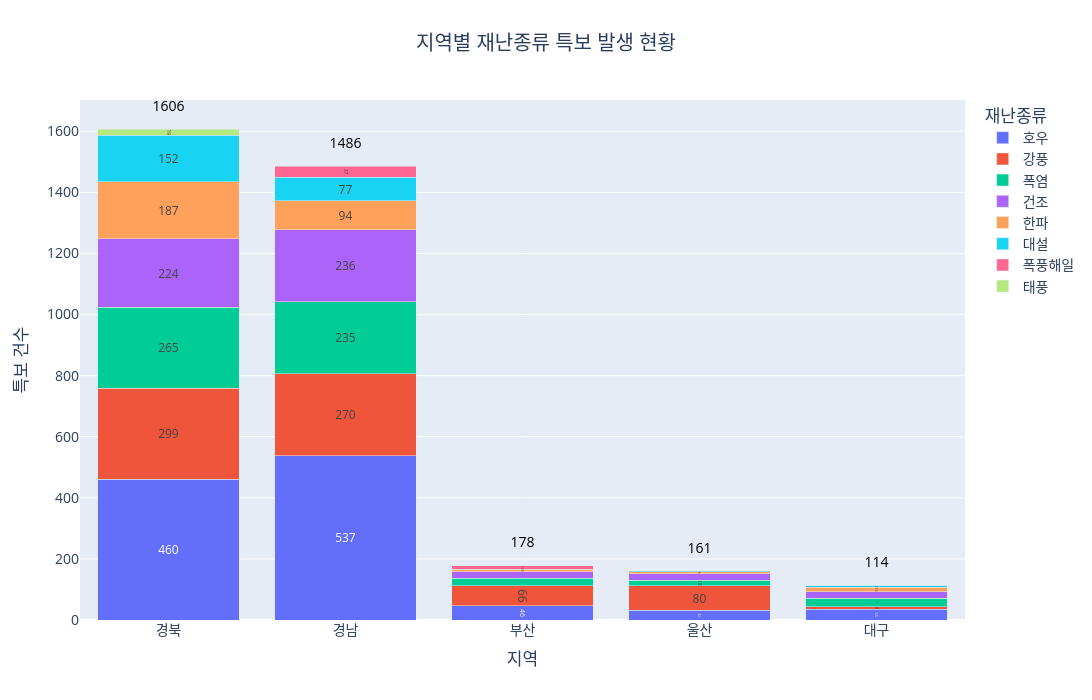

Write notebook code for a chart like this one.
### Markdown cell above
#### 지역별 발생 건수

### Code cell
# -----------------------------------
# 0. 원본 데이터 보존
# -----------------------------------

# df 원본을 그대로 두고, 시각화 전용 복사본을 만듦
# copy() : 데이터프레임을 복사해서 원본이 안 바뀌게 함
plot_df = df.copy()


# -----------------------------------
# 1. 시각화에 필요한 행만 남기기
# -----------------------------------

# "지역", "재난종류" 값이 둘 다 있는 행만 남김
# notna() : 비어있지 않은 값인지 확인
# 조건을 만족하는 행만 골라서 새로운 데이터프레임으로 만듦
plot_df = plot_df[
    plot_df["지역"].notna() &
    plot_df["재난종류"].notna()
].copy()

# "지역" 컬럼을 문자열로 바꾸고 앞뒤 공백 제거
# astype(str) : 문자열 형태로 변환
# str.strip() : 앞뒤 띄어쓰기 제거
plot_df["지역"] = plot_df["지역"].astype(str).str.strip()

# "재난종류" 컬럼도 문자열로 바꾸고 앞뒤 공백 제거
plot_df["재난종류"] = plot_df["재난종류"].astype(str).str.strip()


# -----------------------------------
# 2. 지역 + 재난종류별 특보 건수 세기
# -----------------------------------

# groupby() : 같은 값끼리 묶어주는 기능
# 여기서는 "지역"과 "재난종류"가 같은 것끼리 묶음
#
# size() : 묶인 각 그룹의 행 개수 세기
#
# reset_index(name="특보건수")
# : 결과를 다시 표 형태로 바꾸고, 개수 컬럼 이름을 "특보건수"로 지정
region_disaster_count = (
    plot_df.groupby(["지역", "재난종류"])
    .size()
    .reset_index(name="특보건수")
)


# -----------------------------------
# 3. 지역별 총 특보 건수 구하기
# -----------------------------------

# 지역별로만 묶어서 전체 특보 개수를 셈
# sort_values() : 값을 기준으로 정렬
# ascending=False : 큰 값부터 내림차순 정렬
region_total = (
    plot_df.groupby("지역")
    .size()
    .reset_index(name="총특보건수")
    .sort_values("총특보건수", ascending=False)
)


# -----------------------------------
# 4. 그래프에 사용할 지역 순서 정하기
# -----------------------------------

# 정렬된 region_total에서 "지역" 값만 리스트로 뽑음
# tolist() : 시리즈 값을 리스트로 변환
# 이렇게 하면 총합이 큰 지역부터 막대가 나오게 됨
region_order = region_total["지역"].tolist()


# -----------------------------------
# 5. 재난종류 순서 정하기
# -----------------------------------

# 재난종류별 발생 건수를 세고,
# 많이 나온 재난종류부터 정렬한 뒤,
# 그 이름만 리스트로 저장
disaster_order = (
    plot_df.groupby("재난종류")
    .size()
    .sort_values(ascending=False)
    .index
    .tolist()
)


# -----------------------------------
# 6. 막대 위에 총합 숫자를 표시할 위치 계산
# -----------------------------------

# 지역 총합 중 가장 큰 값 찾기
# max() : 최댓값 구하기
y_max = region_total["총특보건수"].max()

# 막대 위 숫자가 막대에 너무 붙지 않도록 약간 위로 띄울 값
# max(2, y_max * 0.03) :
# 최소 2만큼은 띄우고,
# 데이터가 크면 최대값의 3%만큼 띄움
offset = max(2, y_max * 0.03)

# 총합 숫자를 어디 높이에 표시할지 계산
region_total["표시위치"] = region_total["총특보건수"] + offset


# -----------------------------------
# 7. 누적 막대그래프 만들기
# -----------------------------------

# px.bar() : 막대그래프를 그리는 함수
fig = px.bar(
    region_disaster_count,   # 그래프에 사용할 데이터
    x="지역",                # x축: 지역
    y="특보건수",            # y축: 특보 건수
    color="재난종류",        # 색상 구분: 재난종류
    text="특보건수",         # 막대 안에 표시할 글자
    barmode="stack",         # 누적 막대 형태로 표시
    category_orders={        # 축과 범례 순서를 직접 지정
        "지역": region_order,
        "재난종류": disaster_order
    },
    title="지역별 재난종류 특보 발생 현황"   # 그래프 제목
)


# -----------------------------------
# 8. 막대 안 숫자 / 마우스 올렸을 때 정보 꾸미기
# -----------------------------------

# update_traces() : 그래프의 막대 모양, 글자, 마우스 설명 등을 수정
fig.update_traces(
    texttemplate="%{text}",   # text 값 그대로 표시
    textposition="inside",    # 숫자를 막대 안쪽에 표시
    textfont_size=12,         # 막대 안 숫자 크기
    insidetextanchor="middle",# 막대 안 가운데 정렬
    hovertemplate="<b>%{x}</b><br>재난종류: %{fullData.name}<br>특보건수: %{y}건<extra></extra>"
    # hovertemplate : 마우스를 올렸을 때 보이는 설명 형식 지정
)


# -----------------------------------
# 9. 막대 위에 지역별 총합 숫자 추가
# -----------------------------------

# add_scatter() : 점 그래프를 추가하는 함수
# 여기서는 점 대신 "글자(text)"만 추가해서 총합 숫자를 표시함
fig.add_scatter(
    x=region_total["지역"],          # x축 위치: 각 지역
    y=region_total["표시위치"],      # y축 위치: 막대보다 조금 위
    text=region_total["총특보건수"], # 표시할 글자: 총합 숫자
    mode="text",                    # 점이 아니라 글자만 표시
    textposition="top center",      # 글자 위치: 위쪽 가운데
    textfont=dict(size=14, color="black"),  # 글자 크기와 색
    showlegend=False,               # 범례에 이 항목은 표시하지 않음
    hoverinfo="skip"                # 마우스 올렸을 때 설명 생략
)


# -----------------------------------
# 10. 그래프 전체 레이아웃 꾸미기
# -----------------------------------

# update_layout() : 그래프 전체 크기, 제목, 축 이름, 범례 등을 설정
fig.update_layout(
    width=1100,                     # 그래프 가로 길이
    height=700,                     # 그래프 세로 길이
    title_x=0.5,                    # 제목 가운데 정렬
    xaxis_title="지역",             # x축 제목
    yaxis_title="특보 건수",        # y축 제목
    legend_title="재난종류",        # 범례 제목
    bargap=0.2,                     # 막대 사이 간격
    font=dict(size=14),             # 전체 글자 크기

    # y축 범위를 직접 지정
    # 막대 위 총합 숫자까지 잘 보이도록 위쪽 여유를 더 줌
    yaxis=dict(range=[0, region_total["표시위치"].max() + offset])
)


# -----------------------------------
# 11. 그래프 출력
# -----------------------------------

# show() : 완성된 그래프를 화면에 보여줌
fig.show()

### Figure 1 — Plotly figure (JSON) as saved in the notebook; plotly's stock layout.template omitted (floating-point values rounded to 4 significant figures)
{"data": [{"hovertemplate": "<b>%{x}</b><br>재난종류: %{fullData.name}<br>특보건수: %{y}건<extra></extra>", "insidetextanchor": "middle", "legendgroup": "호우", "marker": {"color": "#636efa", "pattern": {"shape": ""}}, "name": "호우", "orientation": "v", "showlegend": true, "text": [537.0, 460.0, 35.0, 46.0, 32.0], "textfont": {"size": 12}, "textposition": "inside", "texttemplate": "%{text}", "type": "bar", "x": ["경남", "경북", "대구", "부산", "울산"], "xaxis": "x", "y": [537, 460, 35, 46, 32], "yaxis": "y"}, {"hovertemplate": "<b>%{x}</b><br>재난종류: %{fullData.name}<br>특보건수: %{y}건<extra></extra>", "insidetextanchor": "middle", "legendgroup": "강풍", "marker": {"color": "#EF553B", "pattern": {"shape": ""}}, "name": "강풍", "orientation": "v", "showlegend": true, "text": [270.0, 299.0, 9.0, 66.0, 80.0], "textfont": {"size": 12}, "textposition": "inside", "texttemplate": "%{text}", "type": "bar", "x": ["경남", "경북", "대구", "부산", "울산"], "xaxis": "x", "y": [270, 299, 9, 66, 80], "yaxis": "y"}, {"hovertemplate": "<b>%{x}</b><br>재난종류: %{fullData.name}<br>특보건수: %{y}건<extra></extra>", "insidetextanchor": "middle", "legendgroup": "폭염", "marker": {"color": "#00cc96", "pattern": {"shape": ""}}, "name": "폭염", "orientation": "v", "showlegend": true, "text": [235.0, 265.0, 27.0, 24.0, 18.0], "textfont": {"size": 12}, "textposition": "inside", "texttemplate": "%{text}", "type": "bar", "x": ["경남", "경북", "대구", "부산", "울산"], "xaxis": "x", "y": [235, 265, 27, 24, 18], "yaxis": "y"}, {"hovertemplate": "<b>%{x}</b><br>재난종류: %{fullData.name}<br>특보건수: %{y}건<extra></extra>", "insidetextanchor": "middle", "legendgroup": "건조", "marker": {"color": "#ab63fa", "pattern": {"shape": ""}}, "name": "건조", "orientation": "v", "showlegend": true, "text": [236.0, 224.0, 21.0, 22.0, 22.0], "textfont": {"size": 12}, "textposition": "inside", "texttemplate": "%{text}", "type": "bar", "x": ["경남", "경북", "대구", "부산", "울산"], "xaxis": "x", "y": [236, 224, 21, 22, 22], "yaxis": "y"}, {"hovertemplate": "<b>%{x}</b><br>재난종류: %{fullData.name}<br>특보건수: %{y}건<extra></extra>", "insidetextanchor": "middle", "legendgroup": "한파", "marker": {"color": "#FFA15A", "pattern": {"shape": ""}}, "name": "한파", "orientation": "v", "showlegend": true, "text": [94.0, 187.0, 15.0, 8.0, 6.0], "textfont": {"size": 12}, "textposition": "inside", "texttemplate": "%{text}", "type": "bar", "x": ["경남", "경북", "대구", "부산", "울산"], "xaxis": "x", "y": [94, 187, 15, 8, 6], "yaxis": "y"}, {"hovertemplate": "<b>%{x}</b><br>재난종류: %{fullData.name}<br>특보건수: %{y}건<extra></extra>", "insidetextanchor": "middle", "legendgroup": "대설", "marker": {"color": "#19d3f3", "pattern": {"shape": ""}}, "name": "대설", "orientation": "v", "showlegend": true, "text": [77.0, 152.0, 6.0, 3.0], "textfont": {"size": 12}, "textposition": "inside", "texttemplate": "%{text}", "type": "bar", "x": ["경남", "경북", "대구", "울산"], "xaxis": "x", "y": [77, 152, 6, 3], "yaxis": "y"}, {"hovertemplate": "<b>%{x}</b><br>재난종류: %{fullData.name}<br>특보건수: %{y}건<extra></extra>", "insidetextanchor": "middle", "legendgroup": "폭풍해일", "marker": {"color": "#FF6692", "pattern": {"shape": ""}}, "name": "폭풍해일", "orientation": "v", "showlegend": true, "text": [37.0, 12.0], "textfont": {"size": 12}, "textposition": "inside", "texttemplate": "%{text}", "type": "bar", "x": ["경남", "부산"], "xaxis": "x", "y": [37, 12], "yaxis": "y"}, {"hovertemplate": "<b>%{x}</b><br>재난종류: %{fullData.name}<br>특보건수: %{y}건<extra></extra>", "insidetextanchor": "middle", "legendgroup": "태풍", "marker": {"color": "#B6E880", "pattern": {"shape": ""}}, "name": "태풍", "orientation": "v", "showlegend": true, "text": [19.0, 1.0], "textfont": {"size": 12}, "textposition": "inside", "texttemplate": "%{text}", "type": "bar", "x": ["경북", "대구"], "xaxis": "x", "y": [19, 1], "yaxis": "y"}, {"hoverinfo": "skip", "mode": "text", "showlegend": false, "text": [1606.0, 1486.0, 178.0, 161.0, 114.0], "textfont": {"color": "black", "size": 14}, "textposition": "top center", "type": "scatter", "x": ["경북", "경남", "부산", "울산", "대구"], "y": [1654.0, 1534.0, 226.2, 209.2, 162.2]}], "layout": {"bargap": 0.2, "barmode": "stack", "font": {"size": 14}, "height": 700, "legend": {"title": {"text": "재난종류"}, "tracegroupgap": 0}, "title": {"text": "지역별 재난종류 특보 발생 현황", "x": 0.5}, "width": 1100, "xaxis": {"anchor": "y", "categoryarray": ["경북", "경남", "부산", "울산", "대구"], "categoryorder": "array", "domain": [0, 1], "title": {"text": "지역"}}, "yaxis": {"anchor": "x", "domain": [0, 1], "range": [0, 1702.0], "title": {"text": "특보 건수"}}}}
